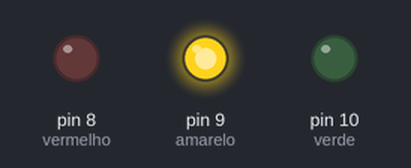
Bench run of a sketch on a simulated Arduino Uno, built with avr-gcc and run on an emulated ATmega328P. On the bench: output pins drawn as LEDs (lit = HIGH).

Above: at 1.0 s.
At 4.5 s:
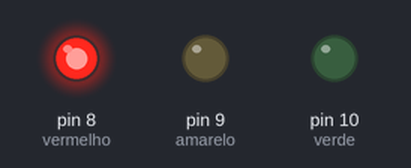
At 8.5 s:
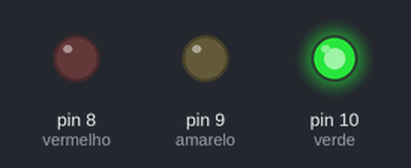
Timing chart, 0 to 13.0 s (numbered marks = the images above):
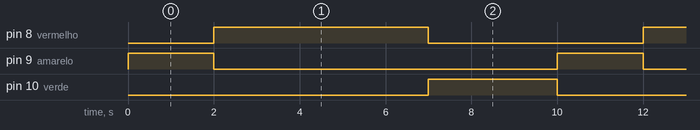

Measured:
- by itself, pin 8 (vermelho): alternates HIGH for 5.0 s and LOW for 5.0 s
- by itself, pin 9 (amarelo): alternates HIGH for 2.0 s and LOW for 8.0 s
- by itself, pin 10 (verde): alternates HIGH for 3.0 s and LOW for 7.0 s

The sketch:

semaforo.ino
```cpp
// C++ code
// criando uma variavel pra as portas
int verde = 10;
int amarelo = 9;
int vermelho = 8;

void setup()
{
	//indicando as portas para o arduino;
  pinMode(vermelho, OUTPUT);
  pinMode(amarelo, OUTPUT);
  pinMode(verde, OUTPUT);
}

void loop()
{
  //vamos começar com o amarelo
  digitalWrite(vermelho, LOW);
  digitalWrite(amarelo, HIGH);
  digitalWrite(verde, LOW);

  //aguardar 2 segundos
  delay(2000);
  //vamos acionar o vermelho
  digitalWrite(vermelho, HIGH);
  digitalWrite(amarelo, LOW);
  digitalWrite(verde, LOW);

  //aguardar 5 segundos
  delay(5000);
  //vamos acionar o verde
  digitalWrite(vermelho, LOW);
  digitalWrite(amarelo, LOW);
  digitalWrite(verde, HIGH);

  //aguardar 3 segundos
  delay(3000);


}
```
